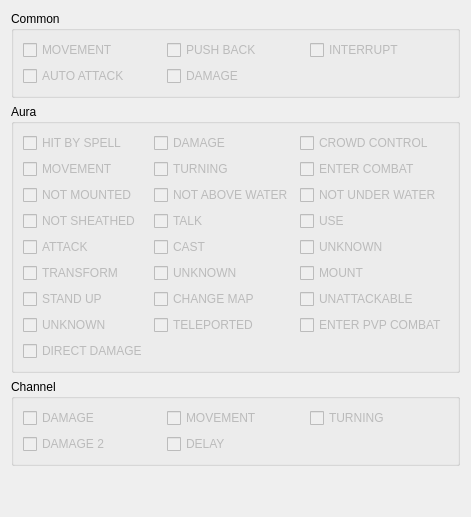
              <widget class="QWidget" name="tab_26">
               <attribute name="title">
                <string>Interrupt Flags</string>
               </attribute>
               <layout class="QVBoxLayout" name="verticalLayout_17">
                <item>
                 <widget class="QGroupBox" name="spellBaseBox_2">
                  <property name="sizePolicy">
                   <sizepolicy hsizetype="Preferred" vsizetype="Fixed">
                    <horstretch>0</horstretch>
                    <verstretch>0</verstretch>
                   </sizepolicy>
                  </property>
                  <property name="title">
                   <string>Common</string>
                  </property>
                  <property name="flat">
                   <bool>true</bool>
                  </property>
                  <layout class="QGridLayout" name="gridLayout_11">
                   <item row="0" column="0">
                    <widget class="QCheckBox" name="int_flag_1">
                     <property name="enabled">
                      <bool>false</bool>
                     </property>
                     <property name="toolTip">
                      <string>&lt;html&gt;&lt;head/&gt;&lt;body&gt;&lt;p&gt;Indicates that this spell is categorized as a player ability in the players spell book. Only affects the client.&lt;/p&gt;&lt;/body&gt;&lt;/html&gt;</string>
                     </property>
                     <property name="styleSheet">
                      <string notr="true">QCheckBox:disabled
{
    color: #bbb;
}</string>
                     </property>
                     <property name="text">
                      <string>MOVEMENT</string>
                     </property>
                     <property name="checkable">
                      <bool>true</bool>
                     </property>
                    </widget>
                   </item>
                   <item row="0" column="1">
                    <widget class="QCheckBox" name="int_flag_2">
                     <property name="enabled">
                      <bool>false</bool>
                     </property>
                     <property name="toolTip">
                      <string>&lt;html&gt;&lt;head/&gt;&lt;body&gt;&lt;p&gt;Indicates that this spell is categorized as a player ability in the players spell book. Only affects the client.&lt;/p&gt;&lt;/body&gt;&lt;/html&gt;</string>
                     </property>
                     <property name="styleSheet">
                      <string notr="true">QCheckBox:disabled
{
    color: #bbb;
}</string>
                     </property>
                     <property name="text">
                      <string>PUSH BACK</string>
                     </property>
                     <property name="checkable">
                      <bool>true</bool>
                     </property>
                    </widget>
                   </item>
                   <item row="0" column="2">
                    <widget class="QCheckBox" name="int_flag_4">
                     <property name="enabled">
                      <bool>false</bool>
                     </property>
                     <property name="toolTip">
                      <string>&lt;html&gt;&lt;head/&gt;&lt;body&gt;&lt;p&gt;Indicates that this spell is categorized as a player ability in the players spell book. Only affects the client.&lt;/p&gt;&lt;/body&gt;&lt;/html&gt;</string>
                     </property>
                     <property name="styleSheet">
                      <string notr="true">QCheckBox:disabled
{
    color: #bbb;
}</string>
                     </property>
                     <property name="text">
                      <string>INTERRUPT</string>
                     </property>
                     <property name="checkable">
                      <bool>true</bool>
                     </property>
                    </widget>
                   </item>
                   <item row="1" column="1">
                    <widget class="QCheckBox" name="int_flag_16">
                     <property name="enabled">
                      <bool>false</bool>
                     </property>
                     <property name="toolTip">
                      <string>&lt;html&gt;&lt;head/&gt;&lt;body&gt;&lt;p&gt;Indicates that this spell is categorized as a player ability in the players spell book. Only affects the client.&lt;/p&gt;&lt;/body&gt;&lt;/html&gt;</string>
                     </property>
                     <property name="styleSheet">
                      <string notr="true">QCheckBox:disabled
{
    color: #bbb;
}</string>
                     </property>
                     <property name="text">
                      <string>DAMAGE</string>
                     </property>
                     <property name="checkable">
                      <bool>true</bool>
                     </property>
                    </widget>
                   </item>
                   <item row="1" column="0">
                    <widget class="QCheckBox" name="int_flag_8">
                     <property name="enabled">
                      <bool>false</bool>
                     </property>
                     <property name="styleSheet">
                      <string notr="true">QCheckBox:disabled
{
    color: #bbb;
}</string>
                     </property>
                     <property name="text">
                      <string>AUTO ATTACK</string>
                     </property>
                    </widget>
                   </item>
                  </layout>
                 </widget>
                </item>
                <item>
                 <widget class="QGroupBox" name="spellBaseBox_3">
                  <property name="sizePolicy">
                   <sizepolicy hsizetype="Preferred" vsizetype="Fixed">
                    <horstretch>0</horstretch>
                    <verstretch>0</verstretch>
                   </sizepolicy>
                  </property>
                  <property name="minimumSize">
                   <size>
                    <width>0</width>
                    <height>0</height>
                   </size>
                  </property>
                  <property name="styleSheet">
                   <string notr="true">QCheckBox:disabled
{
    color: #bbb;
}</string>
                  </property>
                  <property name="title">
                   <string>Aura</string>
                  </property>
                  <property name="flat">
                   <bool>true</bool>
                  </property>
                  <layout class="QGridLayout" name="gridLayout_12">
                   <item row="3" column="2">
                    <widget class="QCheckBox" name="aura_int_flag_2048">
                     <property name="enabled">
                      <bool>false</bool>
                     </property>
                     <property name="toolTip">
                      <string>&lt;html&gt;&lt;head/&gt;&lt;body&gt;&lt;p&gt;Indicates that this spell is categorized as a player ability in the players spell book. Only affects the client.&lt;/p&gt;&lt;/body&gt;&lt;/html&gt;</string>
                     </property>
                     <property name="text">
                      <string>USE</string>
                     </property>
                     <property name="checkable">
                      <bool>true</bool>
                     </property>
                    </widget>
                   </item>
                   <item row="4" column="2">
                    <widget class="QCheckBox" name="aura_int_flag_16384">
                     <property name="enabled">
                      <bool>false</bool>
                     </property>
                     <property name="toolTip">
                      <string>&lt;html&gt;&lt;head/&gt;&lt;body&gt;&lt;p&gt;Indicates that this spell is categorized as a player ability in the players spell book. Only affects the client.&lt;/p&gt;&lt;/body&gt;&lt;/html&gt;</string>
                     </property>
                     <property name="text">
                      <string>UNKNOWN</string>
                     </property>
                     <property name="checkable">
                      <bool>true</bool>
                     </property>
                    </widget>
                   </item>
                   <item row="8" column="0">
                    <widget class="QCheckBox" name="aura_int_flag_16777216">
                     <property name="enabled">
                      <bool>false</bool>
                     </property>
                     <property name="toolTip">
                      <string>&lt;html&gt;&lt;head/&gt;&lt;body&gt;&lt;p&gt;Indicates that this spell is categorized as a player ability in the players spell book. Only affects the client.&lt;/p&gt;&lt;/body&gt;&lt;/html&gt;</string>
                     </property>
                     <property name="text">
                      <string>DIRECT DAMAGE</string>
                     </property>
                     <property name="checkable">
                      <bool>true</bool>
                     </property>
                    </widget>
                   </item>
                   <item row="7" column="0">
                    <widget class="QCheckBox" name="aura_int_flag_2097152">
                     <property name="enabled">
                      <bool>false</bool>
                     </property>
                     <property name="toolTip">
                      <string>&lt;html&gt;&lt;head/&gt;&lt;body&gt;&lt;p&gt;Indicates that this spell is categorized as a player ability in the players spell book. Only affects the client.&lt;/p&gt;&lt;/body&gt;&lt;/html&gt;</string>
                     </property>
                     <property name="text">
                      <string>UNKNOWN</string>
                     </property>
                     <property name="checkable">
                      <bool>true</bool>
                     </property>
                    </widget>
                   </item>
                   <item row="0" column="2">
                    <widget class="QCheckBox" name="aura_int_flag_4">
                     <property name="enabled">
                      <bool>false</bool>
                     </property>
                     <property name="toolTip">
                      <string>&lt;html&gt;&lt;head/&gt;&lt;body&gt;&lt;p&gt;Indicates that this spell is categorized as a player ability in the players spell book. Only affects the client.&lt;/p&gt;&lt;/body&gt;&lt;/html&gt;</string>
                     </property>
                     <property name="text">
                      <string>CROWD CONTROL</string>
                     </property>
                     <property name="checkable">
                      <bool>true</bool>
                     </property>
                    </widget>
                   </item>
                   <item row="1" column="1">
                    <widget class="QCheckBox" name="aura_int_flag_16">
                     <property name="enabled">
                      <bool>false</bool>
                     </property>
                     <property name="toolTip">
                      <string>&lt;html&gt;&lt;head/&gt;&lt;body&gt;&lt;p&gt;Indicates that this spell is categorized as a player ability in the players spell book. Only affects the client.&lt;/p&gt;&lt;/body&gt;&lt;/html&gt;</string>
                     </property>
                     <property name="text">
                      <string>TURNING</string>
                     </property>
                     <property name="checkable">
                      <bool>true</bool>
                     </property>
                    </widget>
                   </item>
                   <item row="1" column="0">
                    <widget class="QCheckBox" name="aura_int_flag_8">
                     <property name="enabled">
                      <bool>false</bool>
                     </property>
                     <property name="toolTip">
                      <string>&lt;html&gt;&lt;head/&gt;&lt;body&gt;&lt;p&gt;Indicates that this spell is categorized as a player ability in the players spell book. Only affects the client.&lt;/p&gt;&lt;/body&gt;&lt;/html&gt;</string>
                     </property>
                     <property name="text">
                      <string>MOVEMENT</string>
                     </property>
                     <property name="checkable">
                      <bool>true</bool>
                     </property>
                    </widget>
                   </item>
                   <item row="2" column="0">
                    <widget class="QCheckBox" name="aura_int_flag_64">
                     <property name="enabled">
                      <bool>false</bool>
                     </property>
                     <property name="toolTip">
                      <string>&lt;html&gt;&lt;head/&gt;&lt;body&gt;&lt;p&gt;Indicates that this spell is categorized as a player ability in the players spell book. Only affects the client.&lt;/p&gt;&lt;/body&gt;&lt;/html&gt;</string>
                     </property>
                     <property name="text">
                      <string>NOT MOUNTED</string>
                     </property>
                     <property name="checkable">
                      <bool>true</bool>
                     </property>
                    </widget>
                   </item>
                   <item row="1" column="2">
                    <widget class="QCheckBox" name="aura_int_flag_32">
                     <property name="enabled">
                      <bool>false</bool>
                     </property>
                     <property name="toolTip">
                      <string>&lt;html&gt;&lt;head/&gt;&lt;body&gt;&lt;p&gt;Indicates that this spell is categorized as a player ability in the players spell book. Only affects the client.&lt;/p&gt;&lt;/body&gt;&lt;/html&gt;</string>
                     </property>
                     <property name="text">
                      <string>ENTER COMBAT</string>
                     </property>
                     <property name="checkable">
                      <bool>true</bool>
                     </property>
                    </widget>
                   </item>
                   <item row="0" column="1">
                    <widget class="QCheckBox" name="aura_int_flag_2">
                     <property name="enabled">
                      <bool>false</bool>
                     </property>
                     <property name="styleSheet">
                      <string notr="true">QCheckBox:disabled
{
    color: #bbb;
}</string>
                     </property>
                     <property name="text">
                      <string>DAMAGE</string>
                     </property>
                    </widget>
                   </item>
                   <item row="0" column="0">
                    <widget class="QCheckBox" name="aura_int_flag_1">
                     <property name="enabled">
                      <bool>false</bool>
                     </property>
                     <property name="toolTip">
                      <string>&lt;html&gt;&lt;head/&gt;&lt;body&gt;&lt;p&gt;Indicates that this spell is categorized as a player ability in the players spell book. Only affects the client.&lt;/p&gt;&lt;/body&gt;&lt;/html&gt;</string>
                     </property>
                     <property name="text">
                      <string>HIT BY SPELL</string>
                     </property>
                     <property name="checkable">
                      <bool>true</bool>
                     </property>
                    </widget>
                   </item>
                   <item row="2" column="1">
                    <widget class="QCheckBox" name="aura_int_flag_128">
                     <property name="enabled">
                      <bool>false</bool>
                     </property>
                     <property name="toolTip">
                      <string>&lt;html&gt;&lt;head/&gt;&lt;body&gt;&lt;p&gt;Indicates that this spell is categorized as a player ability in the players spell book. Only affects the client.&lt;/p&gt;&lt;/body&gt;&lt;/html&gt;</string>
                     </property>
                     <property name="text">
                      <string>NOT ABOVE WATER</string>
                     </property>
                     <property name="checkable">
                      <bool>true</bool>
                     </property>
                    </widget>
                   </item>
                   <item row="3" column="1">
                    <widget class="QCheckBox" name="aura_int_flag_1024">
                     <property name="enabled">
                      <bool>false</bool>
                     </property>
                     <property name="toolTip">
                      <string>&lt;html&gt;&lt;head/&gt;&lt;body&gt;&lt;p&gt;Indicates that this spell is categorized as a player ability in the players spell book. Only affects the client.&lt;/p&gt;&lt;/body&gt;&lt;/html&gt;</string>
                     </property>
                     <property name="text">
                      <string>TALK</string>
                     </property>
                     <property name="checkable">
                      <bool>true</bool>
                     </property>
                    </widget>
                   </item>
                   <item row="3" column="0">
                    <widget class="QCheckBox" name="aura_int_flag_512">
                     <property name="enabled">
                      <bool>false</bool>
                     </property>
                     <property name="toolTip">
                      <string>&lt;html&gt;&lt;head/&gt;&lt;body&gt;&lt;p&gt;Indicates that this spell is categorized as a player ability in the players spell book. Only affects the client.&lt;/p&gt;&lt;/body&gt;&lt;/html&gt;</string>
                     </property>
                     <property name="text">
                      <string>NOT SHEATHED</string>
                     </property>
                     <property name="checkable">
                      <bool>true</bool>
                     </property>
                    </widget>
                   </item>
                   <item row="4" column="0">
                    <widget class="QCheckBox" name="aura_int_flag_4096">
                     <property name="enabled">
                      <bool>false</bool>
                     </property>
                     <property name="toolTip">
                      <string>&lt;html&gt;&lt;head/&gt;&lt;body&gt;&lt;p&gt;Indicates that this spell is categorized as a player ability in the players spell book. Only affects the client.&lt;/p&gt;&lt;/body&gt;&lt;/html&gt;</string>
                     </property>
                     <property name="text">
                      <string>ATTACK</string>
                     </property>
                     <property name="checkable">
                      <bool>true</bool>
                     </property>
                    </widget>
                   </item>
                   <item row="5" column="0">
                    <widget class="QCheckBox" name="aura_int_flag_32768">
                     <property name="enabled">
                      <bool>false</bool>
                     </property>
                     <property name="toolTip">
                      <string>&lt;html&gt;&lt;head/&gt;&lt;body&gt;&lt;p&gt;Indicates that this spell is categorized as a player ability in the players spell book. Only affects the client.&lt;/p&gt;&lt;/body&gt;&lt;/html&gt;</string>
                     </property>
                     <property name="text">
                      <string>TRANSFORM</string>
                     </property>
                     <property name="checkable">
                      <bool>true</bool>
                     </property>
                    </widget>
                   </item>
                   <item row="6" column="0">
                    <widget class="QCheckBox" name="aura_int_flag_262144">
                     <property name="enabled">
                      <bool>false</bool>
                     </property>
                     <property name="toolTip">
                      <string>&lt;html&gt;&lt;head/&gt;&lt;body&gt;&lt;p&gt;Indicates that this spell is categorized as a player ability in the players spell book. Only affects the client.&lt;/p&gt;&lt;/body&gt;&lt;/html&gt;</string>
                     </property>
                     <property name="text">
                      <string>STAND UP</string>
                     </property>
                     <property name="checkable">
                      <bool>true</bool>
                     </property>
                    </widget>
                   </item>
                   <item row="4" column="1">
                    <widget class="QCheckBox" name="aura_int_flag_8192">
                     <property name="enabled">
                      <bool>false</bool>
                     </property>
                     <property name="toolTip">
                      <string>&lt;html&gt;&lt;head/&gt;&lt;body&gt;&lt;p&gt;Indicates that this spell is categorized as a player ability in the players spell book. Only affects the client.&lt;/p&gt;&lt;/body&gt;&lt;/html&gt;</string>
                     </property>
                     <property name="text">
                      <string>CAST</string>
                     </property>
                     <property name="checkable">
                      <bool>true</bool>
                     </property>
                    </widget>
                   </item>
                   <item row="2" column="2">
                    <widget class="QCheckBox" name="aura_int_flag_256">
                     <property name="enabled">
                      <bool>false</bool>
                     </property>
                     <property name="toolTip">
                      <string>&lt;html&gt;&lt;head/&gt;&lt;body&gt;&lt;p&gt;Indicates that this spell is categorized as a player ability in the players spell book. Only affects the client.&lt;/p&gt;&lt;/body&gt;&lt;/html&gt;</string>
                     </property>
                     <property name="text">
                      <string>NOT UNDER WATER</string>
                     </property>
                     <property name="checkable">
                      <bool>true</bool>
                     </property>
                    </widget>
                   </item>
                   <item row="5" column="1">
                    <widget class="QCheckBox" name="aura_int_flag_65536">
                     <property name="enabled">
                      <bool>false</bool>
                     </property>
                     <property name="toolTip">
                      <string>&lt;html&gt;&lt;head/&gt;&lt;body&gt;&lt;p&gt;Indicates that this spell is categorized as a player ability in the players spell book. Only affects the client.&lt;/p&gt;&lt;/body&gt;&lt;/html&gt;</string>
                     </property>
                     <property name="text">
                      <string>UNKNOWN</string>
                     </property>
                     <property name="checkable">
                      <bool>true</bool>
                     </property>
                    </widget>
                   </item>
                   <item row="5" column="2">
                    <widget class="QCheckBox" name="aura_int_flag_131072">
                     <property name="enabled">
                      <bool>false</bool>
                     </property>
                     <property name="toolTip">
                      <string>&lt;html&gt;&lt;head/&gt;&lt;body&gt;&lt;p&gt;Indicates that this spell is categorized as a player ability in the players spell book. Only affects the client.&lt;/p&gt;&lt;/body&gt;&lt;/html&gt;</string>
                     </property>
                     <property name="text">
                      <string>MOUNT</string>
                     </property>
                     <property name="checkable">
                      <bool>true</bool>
                     </property>
                    </widget>
                   </item>
                   <item row="6" column="1">
                    <widget class="QCheckBox" name="aura_int_flag_524288">
                     <property name="enabled">
                      <bool>false</bool>
                     </property>
                     <property name="toolTip">
                      <string>&lt;html&gt;&lt;head/&gt;&lt;body&gt;&lt;p&gt;Indicates that this spell is categorized as a player ability in the players spell book. Only affects the client.&lt;/p&gt;&lt;/body&gt;&lt;/html&gt;</string>
                     </property>
                     <property name="text">
                      <string>CHANGE MAP</string>
                     </property>
                     <property name="checkable">
                      <bool>true</bool>
                     </property>
                    </widget>
                   </item>
                   <item row="6" column="2">
                    <widget class="QCheckBox" name="aura_int_flag_1048576">
                     <property name="enabled">
                      <bool>false</bool>
                     </property>
                     <property name="toolTip">
                      <string>&lt;html&gt;&lt;head/&gt;&lt;body&gt;&lt;p&gt;Indicates that this spell is categorized as a player ability in the players spell book. Only affects the client.&lt;/p&gt;&lt;/body&gt;&lt;/html&gt;</string>
                     </property>
                     <property name="text">
                      <string>UNATTACKABLE</string>
                     </property>
                     <property name="checkable">
                      <bool>true</bool>
                     </property>
                    </widget>
                   </item>
                   <item row="7" column="1">
                    <widget class="QCheckBox" name="aura_int_flag_4194304">
                     <property name="enabled">
                      <bool>false</bool>
                     </property>
                     <property name="toolTip">
                      <string>&lt;html&gt;&lt;head/&gt;&lt;body&gt;&lt;p&gt;Indicates that this spell is categorized as a player ability in the players spell book. Only affects the client.&lt;/p&gt;&lt;/body&gt;&lt;/html&gt;</string>
                     </property>
                     <property name="text">
                      <string>TELEPORTED</string>
                     </property>
                     <property name="checkable">
                      <bool>true</bool>
                     </property>
                    </widget>
                   </item>
                   <item row="7" column="2">
                    <widget class="QCheckBox" name="aura_int_flag_8388608">
                     <property name="enabled">
                      <bool>false</bool>
                     </property>
                     <property name="toolTip">
                      <string>&lt;html&gt;&lt;head/&gt;&lt;body&gt;&lt;p&gt;Indicates that this spell is categorized as a player ability in the players spell book. Only affects the client.&lt;/p&gt;&lt;/body&gt;&lt;/html&gt;</string>
                     </property>
                     <property name="text">
                      <string>ENTER PVP COMBAT</string>
                     </property>
                     <property name="checkable">
                      <bool>true</bool>
                     </property>
                    </widget>
                   </item>
                  </layout>
                 </widget>
                </item>
                <item>
                 <widget class="QGroupBox" name="spellBaseBox_4">
                  <property name="sizePolicy">
                   <sizepolicy hsizetype="Preferred" vsizetype="Fixed">
                    <horstretch>0</horstretch>
                    <verstretch>0</verstretch>
                   </sizepolicy>
                  </property>
                  <property name="styleSheet">
                   <string notr="true">QCheckBox:disabled
{
    color: #bbb;
}</string>
                  </property>
                  <property name="title">
                   <string>Channel</string>
                  </property>
                  <property name="flat">
                   <bool>true</bool>
                  </property>
                  <layout class="QGridLayout" name="gridLayout_13">
                   <item row="3" column="0">
                    <widget class="QCheckBox" name="channel_int_flag_128">
                     <property name="enabled">
                      <bool>false</bool>
                     </property>
                     <property name="styleSheet">
                      <string notr="true">QCheckBox:disabled
{
    color: #bbb;
}</string>
                     </property>
                     <property name="text">
                      <string>DAMAGE 2</string>
                     </property>
                    </widget>
                   </item>
                   <item row="0" column="0">
                    <widget class="QCheckBox" name="channel_int_flag_2">
                     <property name="enabled">
                      <bool>false</bool>
                     </property>
                     <property name="toolTip">
                      <string>&lt;html&gt;&lt;head/&gt;&lt;body&gt;&lt;p&gt;Indicates that this spell is categorized as a player ability in the players spell book. Only affects the client.&lt;/p&gt;&lt;/body&gt;&lt;/html&gt;</string>
                     </property>
                     <property name="text">
                      <string>DAMAGE</string>
                     </property>
                     <property name="checkable">
                      <bool>true</bool>
                     </property>
                    </widget>
                   </item>
                   <item row="0" column="1">
                    <widget class="QCheckBox" name="channel_int_flag_8">
                     <property name="enabled">
                      <bool>false</bool>
                     </property>
                     <property name="toolTip">
                      <string>&lt;html&gt;&lt;head/&gt;&lt;body&gt;&lt;p&gt;Indicates that this spell is categorized as a player ability in the players spell book. Only affects the client.&lt;/p&gt;&lt;/body&gt;&lt;/html&gt;</string>
                     </property>
                     <property name="text">
                      <string>MOVEMENT</string>
                     </property>
                     <property name="checkable">
                      <bool>true</bool>
                     </property>
                    </widget>
                   </item>
                   <item row="0" column="2">
                    <widget class="QCheckBox" name="channel_int_flag_16">
                     <property name="enabled">
                      <bool>false</bool>
                     </property>
                     <property name="toolTip">
                      <string>&lt;html&gt;&lt;head/&gt;&lt;body&gt;&lt;p&gt;Indicates that this spell is categorized as a player ability in the players spell book. Only affects the client.&lt;/p&gt;&lt;/body&gt;&lt;/html&gt;</string>
                     </property>
                     <property name="text">
                      <string>TURNING</string>
                     </property>
                     <property name="checkable">
                      <bool>true</bool>
                     </property>
                    </widget>
                   </item>
                   <item row="3" column="1">
                    <widget class="QCheckBox" name="channel_int_flag_16384">
                     <property name="enabled">
                      <bool>false</bool>
                     </property>
                     <property name="toolTip">
                      <string>&lt;html&gt;&lt;head/&gt;&lt;body&gt;&lt;p&gt;Indicates that this spell is categorized as a player ability in the players spell book. Only affects the client.&lt;/p&gt;&lt;/body&gt;&lt;/html&gt;</string>
                     </property>
                     <property name="text">
                      <string>DELAY</string>
                     </property>
                     <property name="checkable">
                      <bool>true</bool>
                     </property>
                    </widget>
                   </item>
                  </layout>
                 </widget>
                </item>
                <item>
                 <spacer name="verticalSpacer_4">
                  <property name="orientation">
                   <enum>Qt::Vertical</enum>
                  </property>
                  <property name="sizeHint" stdset="0">
                   <size>
                    <width>20</width>
                    <height>40</height>
                   </size>
                  </property>
                 </spacer>
                </item>
               </layout>
              </widget>
